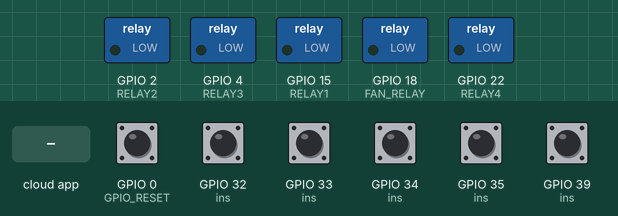
The sketch below on a simulated ESP32. Shown: switched loads named in the sketch (green lamp = pin HIGH). Inputs (shaded band) come from the test bench; at power-on: GPIO 0 (GPIO_RESET), GPIO 32 (ins), GPIO 33 (ins), GPIO 34 (ins), GPIO 35 (ins), GPIO 39 (ins) HIGH. WiFi joins after 1.5 s; servers stay silent unless stated.

Above: at 1.2 s.
1.3 s: GPIO 32 (ins) pulled LOW for 0.15 s
At 2.2 s:
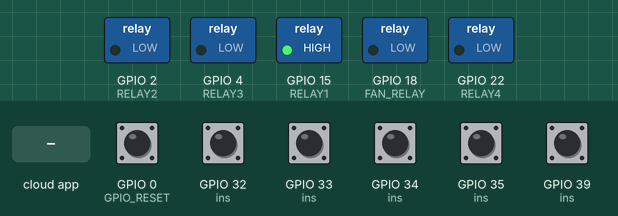
2.9 s: GPIO 33 (ins) pulled LOW for 0.15 s
At 3.7 s:
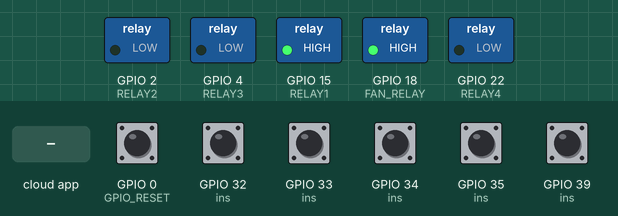
4.5 s: GPIO 34 (ins) pulled LOW for 0.15 s
At 5.2 s:
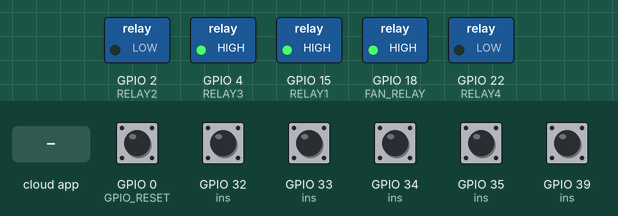
6.1 s: GPIO 35 (ins) pulled LOW for 0.15 s
At 6.7 s:
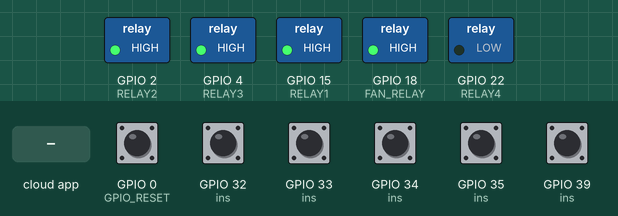
7.7 s: GPIO 39 (ins) pulled LOW for 0.15 s
At 8.2 s:
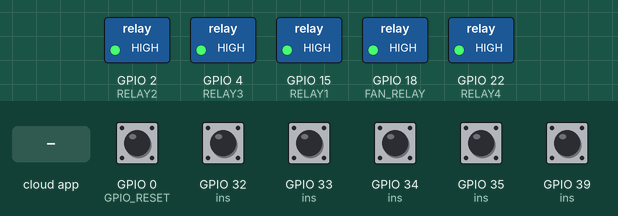
9.3 s: the phone or cloud app sets Fan to 0
At 9.7 s:
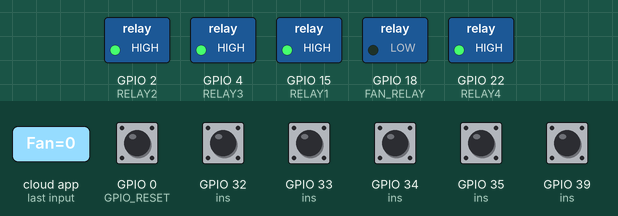
Timing chart, 0 to 11.8 s (numbered marks = the images above; inputs shaded):
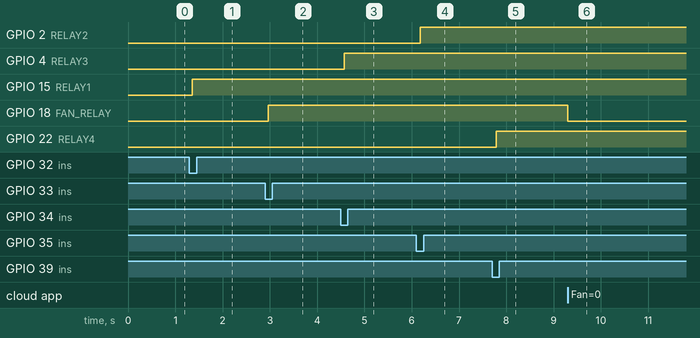

Measured:
- after the input at 1.3 s, GPIO 15 (RELAY1): LOW → HIGH after 0.06 s
- after the input at 2.9 s, GPIO 18 (FAN_RELAY): LOW → HIGH after 0.07 s
- after the input at 4.5 s, GPIO 4 (RELAY3): LOW → HIGH after 0.08 s
- after the input at 6.1 s, GPIO 2 (RELAY2): LOW → HIGH after 0.08 s
- after the input at 7.7 s, GPIO 22 (RELAY4): LOW → HIGH after 0.09 s
- after the input at 9.3 s, GPIO 18 (FAN_RELAY): HIGH → LOW at once

The sketch:

Smart_Cabin_Automation.ino
```cpp
//Smart Cabin Automation system by Kamanuru Venkata Sai ViveK
#include "RMaker.h"
#include "WiFi.h"
#include "WiFiProv.h"
#include <AceButton.h>
using namespace ace_button;

// BLE Provisioning Info
const char* service_name = "CABIN";
const char* pop = "ece1234";

// Pin Mapping
#define SWITCH1    32   // Light 1 wall switch
#define SWITCH2    35   // Light 2 wall switch
#define SWITCH3    34   // Light 3 wall switch
#define SWITCH4    39   // Light 4 wall switch

#define FAN_SWITCH 33   // Fan ON/OFF wall switch

#define RELAY1     15   // Light 1 relay
#define RELAY2     2    // Light 2 relay
#define RELAY3     4    // Light 3 relay
#define RELAY4     22   // Light 4 relay
#define FAN_RELAY  18   // Fan max speed relay (single relay)

// Reset button
#define GPIO_RESET 0    // Onboard reset button

// State variables
bool light_state[4] = {false, false, false, false};
bool fan_is_on = false;

// RainMaker Devices
Switch my_switch1("Light1");
Switch my_switch2("Light2");
Switch my_switch3("Light3");
Switch my_switch4("Light4");
Switch my_fan("Fan");

// Buttons
ButtonConfig config1, config2, config3, config4, config_fan;
AceButton button1(&config1), button2(&config2), button3(&config3), button4(&config4), fan_button(&config_fan);

void fan_set(bool on) {
  digitalWrite(FAN_RELAY, on ? HIGH : LOW);
  fan_is_on = on;
}

// RainMaker write callback
void write_callback(Device *device, Param *param, const param_val_t val, void *, write_ctx_t *) {
  const char* dev = device->getDeviceName();
  const char* pname = param->getParamName();

  if (strcmp(dev, "Fan") == 0) {
    if (strcmp(pname, "Power") == 0) {
      bool on = val.val.b;
      fan_set(on);
      my_fan.updateAndReportParam("Power", on);
    }
  } else {
    // Lights
    bool state = val.val.b;
    if      (dev && strcmp(dev, "Light1") == 0) { light_state[0] = state; digitalWrite(RELAY1, state); }
    else if (dev && strcmp(dev, "Light2") == 0) { light_state[1] = state; digitalWrite(RELAY2, state); }
    else if (dev && strcmp(dev, "Light3") == 0) { light_state[2] = state; digitalWrite(RELAY3, state); }
    else if (dev && strcmp(dev, "Light4") == 0) { light_state[3] = state; digitalWrite(RELAY4, state); }
    param->updateAndReport(val);
  }
}

// Button handlers
void handle_button(AceButton* btn, uint8_t eventType, uint8_t) {
  if (eventType != AceButton::kEventPressed) return;

  int index = -1;
  if      (btn == &button1) index = 0;
  else if (btn == &button2) index = 1;
  else if (btn == &button3) index = 2;
  else if (btn == &button4) index = 3;

  if (index >= 0) {
    light_state[index] = !light_state[index];
    int relay_gpio = (index == 0) ? RELAY1 :
                     (index == 1) ? RELAY2 :
                     (index == 2) ? RELAY3 : RELAY4;
    digitalWrite(relay_gpio, light_state[index]);
    Switch* d = (index == 0) ? &my_switch1 :
                (index == 1) ? &my_switch2 :
                (index == 2) ? &my_switch3 : &my_switch4;
    d->updateAndReportParam("Power", light_state[index]);
  }
}

void handle_fan_button(AceButton* btn, uint8_t eventType, uint8_t) {
  if (eventType != AceButton::kEventPressed) return;
  fan_set(!fan_is_on);
  my_fan.updateAndReportParam("Power", fan_is_on);
}

// Setup
void setup() {
  Serial.begin(115200);

  // Initialize outputs (relays OFF)
  int outs[] = {RELAY1, RELAY2, RELAY3, RELAY4, FAN_RELAY};
  for (int i = 0; i < 5; ++i) {
    pinMode(outs[i], OUTPUT);
    digitalWrite(outs[i], LOW);
  }

  // Inputs (switches, reset)
  int ins[] = {SWITCH1, SWITCH2, SWITCH3, SWITCH4, FAN_SWITCH, GPIO_RESET};
  for (int i = 0; i < 6; ++i) {
    pinMode(ins[i], INPUT_PULLUP);
  }

  // Setup button debounces
  config1.setDebounceDelay(50);
  config2.setDebounceDelay(50);
  config3.setDebounceDelay(50);
  config4.setDebounceDelay(50);
  config_fan.setDebounceDelay(50);

  // Initialize buttons with handlers
  config1.setEventHandler(handle_button); button1.init(SWITCH1);
  config2.setEventHandler(handle_button); button2.init(SWITCH2);
  config3.setEventHandler(handle_button); button3.init(SWITCH3);
  config4.setEventHandler(handle_button); button4.init(SWITCH4);
  config_fan.setEventHandler(handle_fan_button); fan_button.init(FAN_SWITCH);

  // RainMaker devices and callbacks
  Node my_node = RMaker.initNode("Room Controller");
  my_fan.addCb(write_callback);
  my_switch1.addCb(write_callback);
  my_switch2.addCb(write_callback);
  my_switch3.addCb(write_callback);
  my_switch4.addCb(write_callback);

  my_node.addDevice(my_fan);
  my_node.addDevice(my_switch1);
  my_node.addDevice(my_switch2);
  my_node.addDevice(my_switch3);
  my_node.addDevice(my_switch4);

  // OTA, timezone, RainMaker start
  RMaker.enableOTA(OTA_USING_PARAMS);
  RMaker.enableTZService();
  RMaker.start();

  // BLE provisioning QR print
  WiFi.onEvent([](arduino_event_t *sys_event) {
    if (sys_event->event_id == ARDUINO_EVENT_PROV_START) {
      printQR(service_name, pop, "ble");
      Serial.println("BLE provisioning started...");
    }
  });

  WiFiProv.beginProvision(WIFI_PROV_SCHEME_BLE,
                          WIFI_PROV_SCHEME_HANDLER_NONE,
                          WIFI_PROV_SECURITY_1,
                          pop,
                          service_name);
}

// Main loop
void loop() {
  button1.check();
  button2.check();
  button3.check();
  button4.check();
  fan_button.check();

  // Factory reset on long press
  if (digitalRead(GPIO_RESET) == LOW) {
    unsigned long start = millis();
    while (digitalRead(GPIO_RESET) == LOW && (millis() - start) < 6000) delay(50);
    if ((millis() - start) >= 5000) {
      Serial.println("Factory reset triggered");
      RMakerFactoryReset(2);
    }
  }

  delay(50);
}
```
